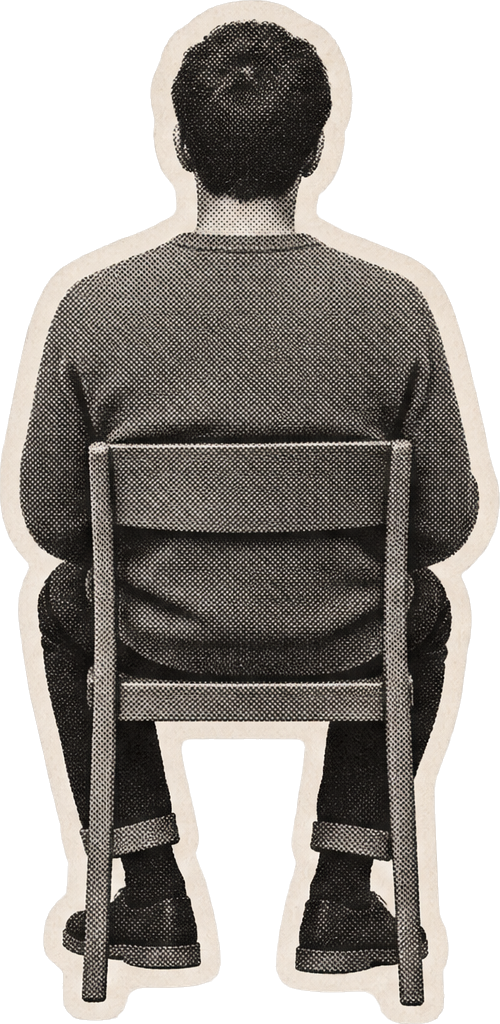
#> input picture videos/dependencia-colagem/pieces/back.png, 500 x 1024 px, given in place of S1.png, which was not available
$ python split.py
#> lines starting #> are read from the running program, lines starting #| are printed output that depends on the picture; after the words box and inside, x2 and y2 are one past the last pixel; in counts of white or black regions, pixels touching at a corner belong together
"""Separa as folhas src/S*.png (fundo transparente) em peças."""
import numpy as np
from PIL import Image
from scipy import ndimage
NAMES = {
    1: ['woman', 'plate', 'clock', 'chair'],
    2: ['back', 'friend1', 'friend2', 'friend3', 'guitar', 'book'],
    3: ['leaving', 'bowed', 'door', 'stool'],
    4: ['wave', 'seated', 'flames', 'face'],
    5: ['frame', 'match', 'clipboard', 'cups'],
}
for i, names in NAMES.items():
    im = np.array(Image.open(f'src/S{i}.png').convert('RGBA'))
#> im is the input picture: shape (1024, 500, 4); mean R, G, B, A 125.2, 118.4, 111, 167.8
    a = im[..., 3] > 40
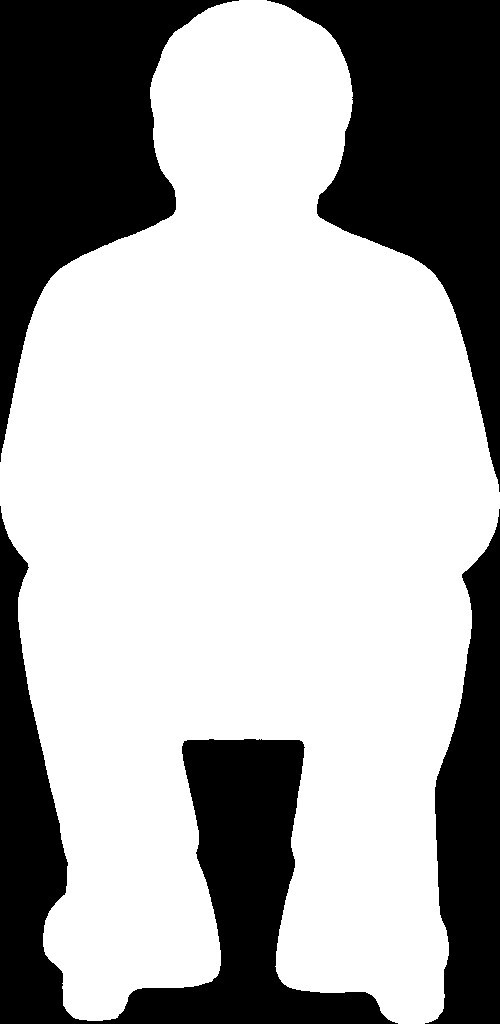
#> a: shape (1024, 500) bool; 66.8% white; 4 black regions, box (x1, y1, x2, y2) and area: (0, 506, 398, 1024) 51770, (267, 0, 500, 492) 48614, (0, 0, 239, 462) 46043, (425, 509, 500, 1024) 23480
    a = ndimage.binary_closing(a, iterations=3)
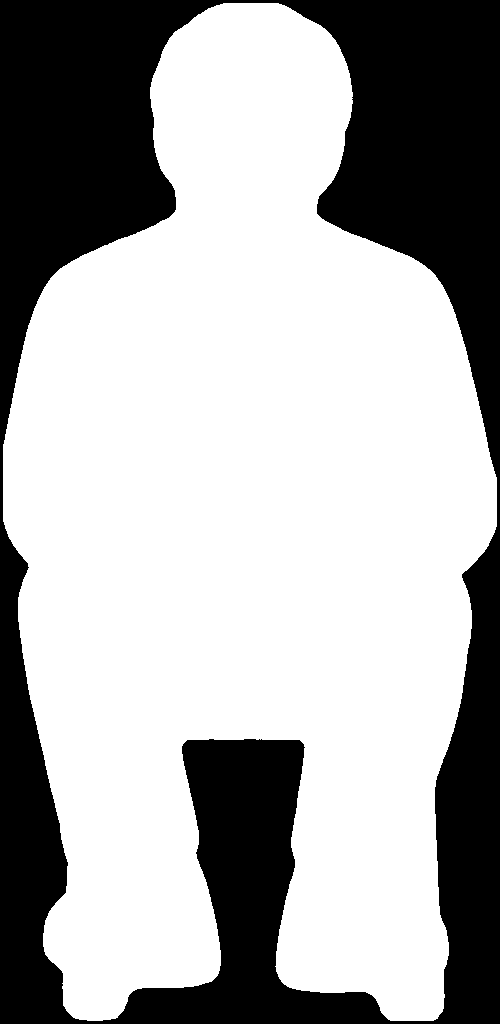
#> a: shape (1024, 500) bool; 66.7% white; 1 black region, box (x1, y1, x2, y2) and area: (0, 0, 500, 1024) 170373
    a = ndimage.binary_fill_holes(a) if i != 5 else a
    lab, n = ndimage.label(a)
#> n = 1
    objs = [(sl, k) for k, sl in enumerate(ndimage.find_objects(lab), 1) if (lab[sl] == k).sum() > 3000]
#> objs = 1 item
    cols = 3 if len(names) == 6 else 2
    def key(o):
        sl = o[0]; cy = (sl[0].start + sl[0].stop) / 2; cx = (sl[1].start + sl[1].stop) / 2
        return (int(cy > 1024), int(cx * cols / 2048))
    objs.sort(key=key)
    print(i, len(objs), [(o[0][0].start, o[0][1].start) for o in objs])
#| 1 1 [(3, 3)]
    if len(objs) != len(names):
        continue
    for (sl, k), name in zip(objs, names):
        m = (lab == k)
        out = im.copy()
        out[..., 3] = np.where(m, im[..., 3], 0)
        Image.fromarray(out[sl], 'RGBA').save(f'pieces/{name}.png')
#> pass 2 of the loop `for i, names in NAMES.items():`:
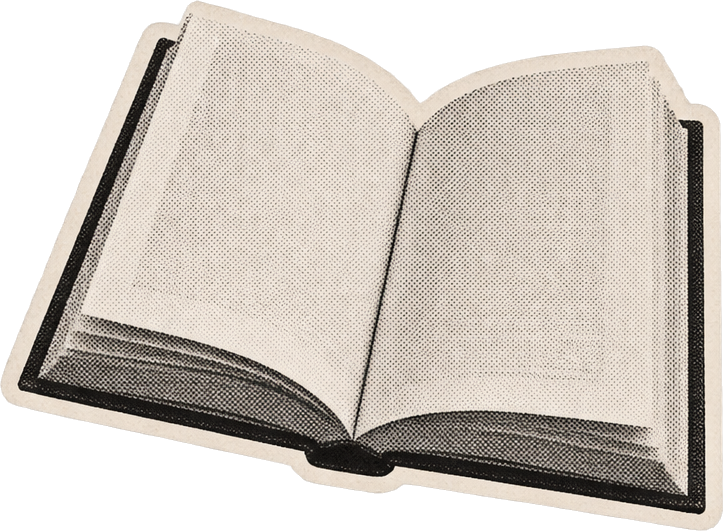
#> input picture videos/dependencia-colagem/pieces/book.png, 723 x 531 px, given in place of S2.png, which was not available
#> im is the input picture: shape (531, 723, 4); mean R, G, B, A 179.3, 170.1, 159.9, 186.4
#> `a = im[..., 3] > 40`:
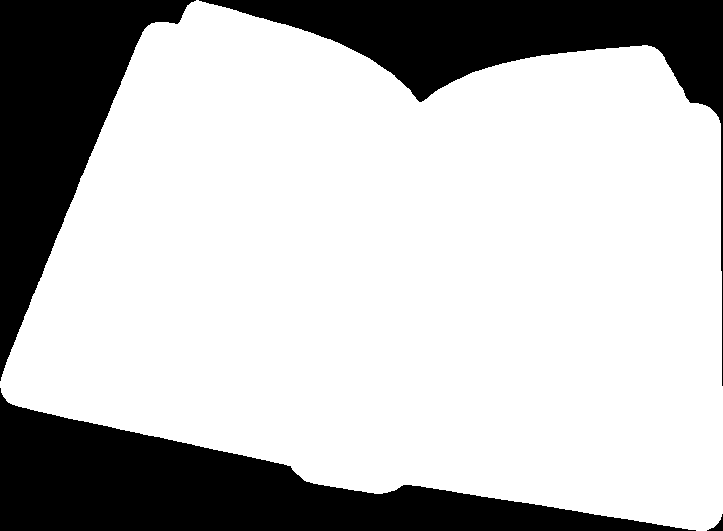
#> a: shape (531, 723) bool; 74.1% white; 4 black regions, box (x1, y1, x2, y2) and area: (0, 388, 696, 531) 39982, (0, 0, 196, 381) 29981, (199, 0, 723, 386) 29361, (707, 514, 723, 531) 97
#> `a = ndimage.binary_closing(a, iterations=3)`:
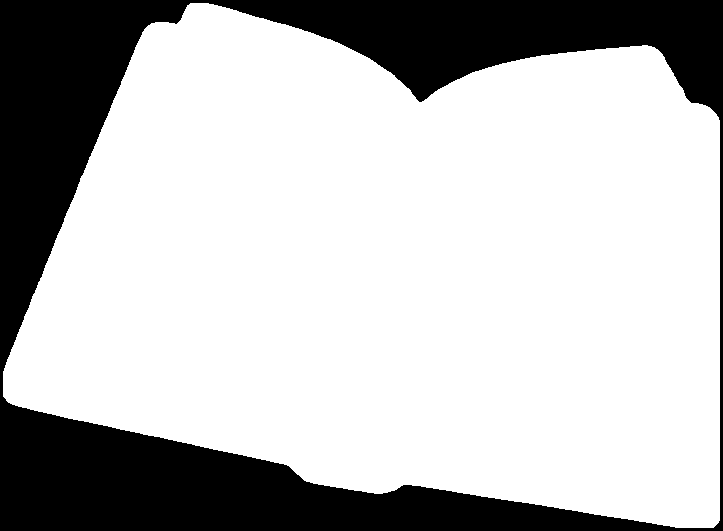
#> a: shape (531, 723) bool; 73.9% white; 1 black region, box (x1, y1, x2, y2) and area: (0, 0, 723, 531) 100314
#| 2 1 [(3, 3)]
#> (the run stopped early here; a loop or call above may not have finished)
